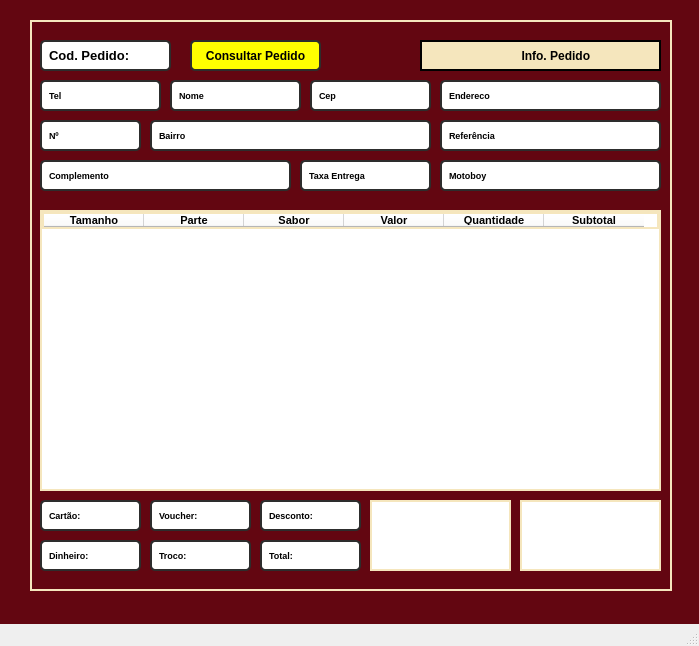
<?xml version="1.0" encoding="UTF-8"?>
<ui version="4.0">
 <class>MainWindow</class>
 <widget class="QMainWindow" name="MainWindow">
  <property name="geometry">
   <rect>
    <x>0</x>
    <y>0</y>
    <width>699</width>
    <height>646</height>
   </rect>
  </property>
  <property name="minimumSize">
   <size>
    <width>699</width>
    <height>646</height>
   </size>
  </property>
  <property name="maximumSize">
   <size>
    <width>699</width>
    <height>646</height>
   </size>
  </property>
  <property name="windowTitle">
   <string>Informações do Pedido</string>
  </property>
  <widget class="QWidget" name="centralwidget">
   <layout class="QHBoxLayout" name="horizontalLayout">
    <property name="spacing">
     <number>0</number>
    </property>
    <property name="leftMargin">
     <number>0</number>
    </property>
    <property name="topMargin">
     <number>0</number>
    </property>
    <property name="rightMargin">
     <number>0</number>
    </property>
    <property name="bottomMargin">
     <number>0</number>
    </property>
    <item>
     <widget class="QFrame" name="frame">
      <property name="styleSheet">
       <string notr="true">background-color: rgb(99, 6, 17);</string>
      </property>
      <property name="frameShape">
       <enum>QFrame::NoFrame</enum>
      </property>
      <property name="frameShadow">
       <enum>QFrame::Raised</enum>
      </property>
      <widget class="QFrame" name="frame_3">
       <property name="geometry">
        <rect>
         <x>30</x>
         <y>20</y>
         <width>642</width>
         <height>571</height>
        </rect>
       </property>
       <property name="font">
        <font>
         <weight>75</weight>
         <bold>true</bold>
        </font>
       </property>
       <property name="styleSheet">
        <string notr="true">border: 2px solid rgb(245, 230, 189);</string>
       </property>
       <property name="frameShape">
        <enum>QFrame::StyledPanel</enum>
       </property>
       <property name="frameShadow">
        <enum>QFrame::Raised</enum>
       </property>
       <widget class="QLabel" name="telefone">
        <property name="geometry">
         <rect>
          <x>10</x>
          <y>60</y>
          <width>121</width>
          <height>31</height>
         </rect>
        </property>
        <property name="font">
         <font>
          <pointsize>7</pointsize>
          <weight>75</weight>
          <bold>true</bold>
         </font>
        </property>
        <property name="styleSheet">
         <string notr="true">QLabel{
	border: 2px solid rgb(45, 45, 45);
 	border-radius: 5px;
    padding: 5px;
     color: rgb(255,275,275);
	background-color: rgb(255, 255, 255);
}
QLabel:hover{
	border: 2px solid rgb(55, 55, 55);
    color: rgb(0,0,0);
}
QLabel:focus{
	border: 2px solid rgb(255, 207, 0);
     color: rgb(0, 0, 0);
}</string>
        </property>
        <property name="text">
         <string>Tel</string>
        </property>
       </widget>
       <widget class="QLabel" name="nome">
        <property name="geometry">
         <rect>
          <x>140</x>
          <y>60</y>
          <width>131</width>
          <height>31</height>
         </rect>
        </property>
        <property name="font">
         <font>
          <pointsize>7</pointsize>
          <weight>75</weight>
          <bold>true</bold>
         </font>
        </property>
        <property name="styleSheet">
         <string notr="true">QLabel{
	border: 2px solid rgb(45, 45, 45);
 	border-radius: 5px;
    padding: 5px;
     color: rgb(255,275,275);
	background-color: rgb(255, 255, 255);
}
QLabel:hover{
	border: 2px solid rgb(55, 55, 55);
    color: rgb(0,0,0);
}
QLabel:focus{
	border: 2px solid rgb(255, 207, 0);
     color: rgb(0, 0, 0);
}</string>
        </property>
        <property name="text">
         <string>Nome</string>
        </property>
       </widget>
       <widget class="QLabel" name="cep">
        <property name="geometry">
         <rect>
          <x>280</x>
          <y>60</y>
          <width>121</width>
          <height>31</height>
         </rect>
        </property>
        <property name="font">
         <font>
          <pointsize>7</pointsize>
          <weight>75</weight>
          <bold>true</bold>
         </font>
        </property>
        <property name="styleSheet">
         <string notr="true">QLabel{
	border: 2px solid rgb(45, 45, 45);
 	border-radius: 5px;
    padding: 5px;
     color: rgb(255,275,275);
	background-color: rgb(255, 255, 255);
}
QLabel:hover{
	border: 2px solid rgb(55, 55, 55);
    color: rgb(0,0,0);
}
QLabel:focus{
	border: 2px solid rgb(255, 207, 0);
     color: rgb(0, 0, 0);
}</string>
        </property>
        <property name="text">
         <string>Cep</string>
        </property>
       </widget>
       <widget class="QLabel" name="endereco">
        <property name="geometry">
         <rect>
          <x>410</x>
          <y>60</y>
          <width>221</width>
          <height>31</height>
         </rect>
        </property>
        <property name="font">
         <font>
          <pointsize>7</pointsize>
          <weight>75</weight>
          <bold>true</bold>
         </font>
        </property>
        <property name="styleSheet">
         <string notr="true">QLabel{
	border: 2px solid rgb(45, 45, 45);
 	border-radius: 5px;
    padding: 5px;
     color: rgb(255,275,275);
	background-color: rgb(255, 255, 255);
}
QLabel:hover{
	border: 2px solid rgb(55, 55, 55);
    color: rgb(0,0,0);
}
QLabel:focus{
	border: 2px solid rgb(255, 207, 0);
     color: rgb(0, 0, 0);
}</string>
        </property>
        <property name="text">
         <string>Endereco</string>
        </property>
       </widget>
       <widget class="QLabel" name="numero">
        <property name="geometry">
         <rect>
          <x>10</x>
          <y>100</y>
          <width>101</width>
          <height>31</height>
         </rect>
        </property>
        <property name="font">
         <font>
          <pointsize>7</pointsize>
          <weight>75</weight>
          <bold>true</bold>
         </font>
        </property>
        <property name="styleSheet">
         <string notr="true">QLabel{
	border: 2px solid rgb(45, 45, 45);
 	border-radius: 5px;
    padding: 5px;
     color: rgb(255,275,275);
	background-color: rgb(255, 255, 255);
}
QLabel:hover{
	border: 2px solid rgb(55, 55, 55);
    color: rgb(0,0,0);
}
QLabel:focus{
	border: 2px solid rgb(255, 207, 0);
     color: rgb(0, 0, 0);
}</string>
        </property>
        <property name="text">
         <string>Nº</string>
        </property>
       </widget>
       <widget class="QLabel" name="bairro">
        <property name="geometry">
         <rect>
          <x>120</x>
          <y>100</y>
          <width>281</width>
          <height>31</height>
         </rect>
        </property>
        <property name="font">
         <font>
          <pointsize>7</pointsize>
          <weight>75</weight>
          <bold>true</bold>
         </font>
        </property>
        <property name="styleSheet">
         <string notr="true">QLabel{
	border: 2px solid rgb(45, 45, 45);
 	border-radius: 5px;
    padding: 5px;
     color: rgb(255,275,275);
	background-color: rgb(255, 255, 255);
}
QLabel:hover{
	border: 2px solid rgb(55, 55, 55);
    color: rgb(0,0,0);
}
QLabel:focus{
	border: 2px solid rgb(255, 207, 0);
     color: rgb(0, 0, 0);
}</string>
        </property>
        <property name="text">
         <string>Bairro</string>
        </property>
       </widget>
       <widget class="QLabel" name="taxa">
        <property name="geometry">
         <rect>
          <x>270</x>
          <y>140</y>
          <width>131</width>
          <height>31</height>
         </rect>
        </property>
        <property name="font">
         <font>
          <pointsize>7</pointsize>
          <weight>75</weight>
          <bold>true</bold>
         </font>
        </property>
        <property name="styleSheet">
         <string notr="true">QLabel{
	border: 2px solid rgb(45, 45, 45);
 	border-radius: 5px;
    padding: 5px;
     color: rgb(255,275,275);
	background-color: rgb(255, 255, 255);
}
QLabel:hover{
	border: 2px solid rgb(55, 55, 55);
    color: rgb(0,0,0);
}
QLabel:focus{
	border: 2px solid rgb(255, 207, 0);
     color: rgb(0, 0, 0);
}</string>
        </property>
        <property name="text">
         <string>Taxa Entrega</string>
        </property>
       </widget>
       <widget class="QLabel" name="ref">
        <property name="geometry">
         <rect>
          <x>410</x>
          <y>100</y>
          <width>221</width>
          <height>31</height>
         </rect>
        </property>
        <property name="font">
         <font>
          <pointsize>7</pointsize>
          <weight>75</weight>
          <bold>true</bold>
         </font>
        </property>
        <property name="styleSheet">
         <string notr="true">QLabel{
	border: 2px solid rgb(45, 45, 45);
 	border-radius: 5px;
    padding: 5px;
     color: rgb(255,275,275);
	background-color: rgb(255, 255, 255);
}
QLabel:hover{
	border: 2px solid rgb(55, 55, 55);
    color: rgb(0,0,0);
}
QLabel:focus{
	border: 2px solid rgb(255, 207, 0);
     color: rgb(0, 0, 0);
}</string>
        </property>
        <property name="text">
         <string>Referência</string>
        </property>
       </widget>
       <widget class="QLabel" name="complemento">
        <property name="geometry">
         <rect>
          <x>10</x>
          <y>140</y>
          <width>251</width>
          <height>31</height>
         </rect>
        </property>
        <property name="font">
         <font>
          <pointsize>7</pointsize>
          <weight>75</weight>
          <bold>true</bold>
         </font>
        </property>
        <property name="styleSheet">
         <string notr="true">QLabel{
	border: 2px solid rgb(45, 45, 45);
 	border-radius: 5px;
    padding: 5px;
     color: rgb(255,275,275);
	background-color: rgb(255, 255, 255);
}
QLabel:hover{
	border: 2px solid rgb(55, 55, 55);
    color: rgb(0,0,0);
}
QLabel:focus{
	border: 2px solid rgb(255, 207, 0);
     color: rgb(0, 0, 0);
}</string>
        </property>
        <property name="text">
         <string>Complemento</string>
        </property>
       </widget>
       <widget class="QTableWidget" name="tableWidget_2">
        <property name="geometry">
         <rect>
          <x>10</x>
          <y>190</y>
          <width>621</width>
          <height>281</height>
         </rect>
        </property>
        <property name="font">
         <font>
          <pointsize>8</pointsize>
          <weight>75</weight>
          <bold>true</bold>
         </font>
        </property>
        <property name="styleSheet">
         <string notr="true">background-color: rgb(255, 255, 255);</string>
        </property>
        <column>
         <property name="text">
          <string>Tamanho</string>
         </property>
         <property name="font">
          <font>
           <pointsize>8</pointsize>
           <weight>75</weight>
           <bold>true</bold>
          </font>
         </property>
        </column>
        <column>
         <property name="text">
          <string>Parte</string>
         </property>
         <property name="font">
          <font>
           <pointsize>8</pointsize>
           <weight>75</weight>
           <bold>true</bold>
          </font>
         </property>
        </column>
        <column>
         <property name="text">
          <string>Sabor</string>
         </property>
         <property name="font">
          <font>
           <pointsize>8</pointsize>
           <weight>75</weight>
           <bold>true</bold>
          </font>
         </property>
        </column>
        <column>
         <property name="text">
          <string>Valor</string>
         </property>
         <property name="font">
          <font>
           <pointsize>8</pointsize>
           <weight>75</weight>
           <bold>true</bold>
          </font>
         </property>
        </column>
        <column>
         <property name="text">
          <string>Quantidade</string>
         </property>
         <property name="font">
          <font>
           <pointsize>8</pointsize>
           <weight>75</weight>
           <bold>true</bold>
          </font>
         </property>
        </column>
        <column>
         <property name="text">
          <string>Subtotal</string>
         </property>
         <property name="font">
          <font>
           <pointsize>8</pointsize>
           <weight>75</weight>
           <bold>true</bold>
          </font>
         </property>
        </column>
       </widget>
       <widget class="QLabel" name="valorTotal">
        <property name="geometry">
         <rect>
          <x>230</x>
          <y>520</y>
          <width>101</width>
          <height>31</height>
         </rect>
        </property>
        <property name="font">
         <font>
          <pointsize>7</pointsize>
          <weight>75</weight>
          <bold>true</bold>
         </font>
        </property>
        <property name="styleSheet">
         <string notr="true">QLabel{
	border: 2px solid rgb(45, 45, 45);
 	border-radius: 5px;
    padding: 5px;
     color: rgb(255,275,275);
	background-color: rgb(255, 255, 255);
}
QLabel:hover{
	border: 2px solid rgb(55, 55, 55);
    color: rgb(0,0,0);
}
QLabel:focus{
	border: 2px solid rgb(255, 207, 0);
     color: rgb(0, 0, 0);
}</string>
        </property>
        <property name="text">
         <string>Total:</string>
        </property>
       </widget>
       <widget class="QLineEdit" name="codigo">
        <property name="geometry">
         <rect>
          <x>10</x>
          <y>20</y>
          <width>131</width>
          <height>31</height>
         </rect>
        </property>
        <property name="font">
         <font>
          <pointsize>10</pointsize>
          <weight>75</weight>
          <bold>true</bold>
          <kerning>true</kerning>
         </font>
        </property>
        <property name="styleSheet">
         <string notr="true">QLineEdit{
	border: 2px solid rgb(45, 45, 45);
 	border-radius: 5px;
    padding: 5px;
     color: rgb(255,275,275);
	background-color: rgb(255, 255, 255);
}
QLineEdit:hover{
	border: 2px solid rgb(55, 55, 55);
    color: rgb(0,0,0);
}
QLineEdit:focus{
	border: 2px solid rgb(255, 207, 0);
     color: rgb(0, 0, 0);
}</string>
        </property>
        <property name="text">
         <string/>
        </property>
        <property name="placeholderText">
         <string>Cod. Pedido:</string>
        </property>
       </widget>
       <widget class="QLabel" name="cartao">
        <property name="geometry">
         <rect>
          <x>10</x>
          <y>480</y>
          <width>101</width>
          <height>31</height>
         </rect>
        </property>
        <property name="font">
         <font>
          <pointsize>7</pointsize>
          <weight>75</weight>
          <bold>true</bold>
         </font>
        </property>
        <property name="styleSheet">
         <string notr="true">QLabel{
	border: 2px solid rgb(45, 45, 45);
 	border-radius: 5px;
    padding: 5px;
     color: rgb(255,275,275);
	background-color: rgb(255, 255, 255);
}
QLabel:hover{
	border: 2px solid rgb(55, 55, 55);
    color: rgb(0,0,0);
}
QLabel:focus{
	border: 2px solid rgb(255, 207, 0);
     color: rgb(0, 0, 0);
}</string>
        </property>
        <property name="text">
         <string>Cartão:</string>
        </property>
       </widget>
       <widget class="QLabel" name="voucher">
        <property name="geometry">
         <rect>
          <x>120</x>
          <y>480</y>
          <width>101</width>
          <height>31</height>
         </rect>
        </property>
        <property name="font">
         <font>
          <pointsize>7</pointsize>
          <weight>75</weight>
          <bold>true</bold>
         </font>
        </property>
        <property name="styleSheet">
         <string notr="true">QLabel{
	border: 2px solid rgb(45, 45, 45);
 	border-radius: 5px;
    padding: 5px;
     color: rgb(255,275,275);
	background-color: rgb(255, 255, 255);
}
QLabel:hover{
	border: 2px solid rgb(55, 55, 55);
    color: rgb(0,0,0);
}
QLabel:focus{
	border: 2px solid rgb(255, 207, 0);
     color: rgb(0, 0, 0);
}</string>
        </property>
        <property name="text">
         <string>Voucher:</string>
        </property>
       </widget>
       <widget class="QLabel" name="dinheiro">
        <property name="geometry">
         <rect>
          <x>10</x>
          <y>520</y>
          <width>101</width>
          <height>31</height>
         </rect>
        </property>
        <property name="font">
         <font>
          <pointsize>7</pointsize>
          <weight>75</weight>
          <bold>true</bold>
         </font>
        </property>
        <property name="styleSheet">
         <string notr="true">QLabel{
	border: 2px solid rgb(45, 45, 45);
 	border-radius: 5px;
    padding: 5px;
     color: rgb(255,275,275);
	background-color: rgb(255, 255, 255);
}
QLabel:hover{
	border: 2px solid rgb(55, 55, 55);
    color: rgb(0,0,0);
}
QLabel:focus{
	border: 2px solid rgb(255, 207, 0);
     color: rgb(0, 0, 0);
}</string>
        </property>
        <property name="text">
         <string>Dinheiro:</string>
        </property>
       </widget>
       <widget class="QLabel" name="troco">
        <property name="geometry">
         <rect>
          <x>120</x>
          <y>520</y>
          <width>101</width>
          <height>31</height>
         </rect>
        </property>
        <property name="font">
         <font>
          <pointsize>7</pointsize>
          <weight>75</weight>
          <bold>true</bold>
         </font>
        </property>
        <property name="styleSheet">
         <string notr="true">QLabel{
	border: 2px solid rgb(45, 45, 45);
 	border-radius: 5px;
    padding: 5px;
     color: rgb(255,275,275);
	background-color: rgb(255, 255, 255);
}
QLabel:hover{
	border: 2px solid rgb(55, 55, 55);
    color: rgb(0,0,0);
}
QLabel:focus{
	border: 2px solid rgb(255, 207, 0);
     color: rgb(0, 0, 0);
}</string>
        </property>
        <property name="text">
         <string>Troco:</string>
        </property>
       </widget>
       <widget class="QLabel" name="desconto">
        <property name="geometry">
         <rect>
          <x>230</x>
          <y>480</y>
          <width>101</width>
          <height>31</height>
         </rect>
        </property>
        <property name="font">
         <font>
          <pointsize>7</pointsize>
          <weight>75</weight>
          <bold>true</bold>
         </font>
        </property>
        <property name="styleSheet">
         <string notr="true">QLabel{
	border: 2px solid rgb(45, 45, 45);
 	border-radius: 5px;
    padding: 5px;
     color: rgb(255,275,275);
	background-color: rgb(255, 255, 255);
}
QLabel:hover{
	border: 2px solid rgb(55, 55, 55);
    color: rgb(0,0,0);
}
QLabel:focus{
	border: 2px solid rgb(255, 207, 0);
     color: rgb(0, 0, 0);
}</string>
        </property>
        <property name="text">
         <string>Desconto:</string>
        </property>
       </widget>
       <widget class="QLabel" name="label">
        <property name="geometry">
         <rect>
          <x>340</x>
          <y>480</y>
          <width>141</width>
          <height>71</height>
         </rect>
        </property>
        <property name="font">
         <font>
          <pointsize>7</pointsize>
          <weight>75</weight>
          <bold>true</bold>
         </font>
        </property>
        <property name="styleSheet">
         <string notr="true">background-color: rgb(255, 255, 255);</string>
        </property>
        <property name="text">
         <string/>
        </property>
        <property name="alignment">
         <set>Qt::AlignLeading|Qt::AlignLeft|Qt::AlignTop</set>
        </property>
        <property name="wordWrap">
         <bool>true</bool>
        </property>
       </widget>
       <widget class="QLabel" name="motoboy">
        <property name="geometry">
         <rect>
          <x>410</x>
          <y>140</y>
          <width>221</width>
          <height>31</height>
         </rect>
        </property>
        <property name="font">
         <font>
          <pointsize>7</pointsize>
          <weight>75</weight>
          <bold>true</bold>
         </font>
        </property>
        <property name="styleSheet">
         <string notr="true">QLabel{
	border: 2px solid rgb(45, 45, 45);
 	border-radius: 5px;
    padding: 5px;
     color: rgb(255,275,275);
	background-color: rgb(255, 255, 255);
}
QLabel:hover{
	border: 2px solid rgb(55, 55, 55);
    color: rgb(0,0,0);
}
QLabel:focus{
	border: 2px solid rgb(255, 207, 0);
     color: rgb(0, 0, 0);
}</string>
        </property>
        <property name="text">
         <string>Motoboy</string>
        </property>
       </widget>
       <widget class="QPushButton" name="consultar_pedido">
        <property name="geometry">
         <rect>
          <x>160</x>
          <y>20</y>
          <width>131</width>
          <height>31</height>
         </rect>
        </property>
        <property name="font">
         <font>
          <weight>75</weight>
          <bold>true</bold>
         </font>
        </property>
        <property name="styleSheet">
         <string notr="true">QPushButton{
	border: 2px solid rgb(45, 45, 45);
 	border-radius: 5px;
    padding: 5px;
     color: rgb(255,275,275);
	background-color: rgb(255, 255, 255);
	
	
	background-color: rgb(255, 255, 0);
}
QPushButton:hover{
	border: 2px solid rgb(55, 55, 55);
    color: rgb(0,0,0);
}
QPushButton:focus{
	border: 2px solid rgb(255, 207, 0);
     color: rgb(0, 0, 0);
}</string>
        </property>
        <property name="text">
         <string>Consultar Pedido</string>
        </property>
       </widget>
       <widget class="QLabel" name="label_18">
        <property name="geometry">
         <rect>
          <x>390</x>
          <y>20</y>
          <width>241</width>
          <height>31</height>
         </rect>
        </property>
        <property name="font">
         <font>
          <weight>75</weight>
          <bold>true</bold>
         </font>
        </property>
        <property name="styleSheet">
         <string notr="true">QLabel{
border: 2px solid rgb(245, 230, 189);
background-color: rgb(245, 230, 189);
border: 2px solid rgb(255, 275, 275);
border-radius: 0px;
}</string>
        </property>
        <property name="text">
         <string>                             Info. Pedido</string>
        </property>
       </widget>
       <widget class="QLabel" name="label_2">
        <property name="geometry">
         <rect>
          <x>490</x>
          <y>480</y>
          <width>141</width>
          <height>71</height>
         </rect>
        </property>
        <property name="font">
         <font>
          <pointsize>7</pointsize>
          <weight>75</weight>
          <bold>true</bold>
         </font>
        </property>
        <property name="styleSheet">
         <string notr="true">background-color: rgb(255, 255, 255);</string>
        </property>
        <property name="text">
         <string/>
        </property>
        <property name="alignment">
         <set>Qt::AlignLeading|Qt::AlignLeft|Qt::AlignTop</set>
        </property>
        <property name="wordWrap">
         <bool>true</bool>
        </property>
       </widget>
      </widget>
     </widget>
    </item>
   </layout>
  </widget>
  <widget class="QMenuBar" name="menubar">
   <property name="geometry">
    <rect>
     <x>0</x>
     <y>0</y>
     <width>699</width>
     <height>21</height>
    </rect>
   </property>
  </widget>
  <widget class="QStatusBar" name="statusbar"/>
 </widget>
 <resources/>
 <connections/>
</ui>
